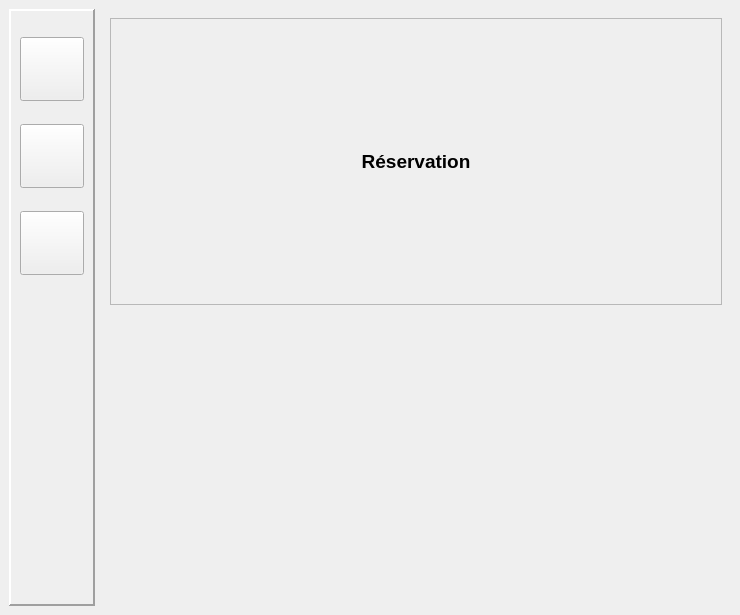
<?xml version="1.0" encoding="UTF-8"?>
<ui version="4.0">
 <class>MainWindow</class>
 <widget class="QMainWindow" name="MainWindow">
  <property name="geometry">
   <rect>
    <x>0</x>
    <y>0</y>
    <width>738</width>
    <height>615</height>
   </rect>
  </property>
  <property name="windowTitle">
   <string>Gestion resérvation</string>
  </property>
  <widget class="QWidget" name="centralwidget">
   <layout class="QHBoxLayout" name="horizontalLayout">
    <item>
     <widget class="QFrame" name="sideBar">
      <property name="sizePolicy">
       <sizepolicy hsizetype="Minimum" vsizetype="Preferred">
        <horstretch>0</horstretch>
        <verstretch>0</verstretch>
       </sizepolicy>
      </property>
      <property name="minimumSize">
       <size>
        <width>0</width>
        <height>0</height>
       </size>
      </property>
      <property name="frameShape">
       <enum>QFrame::Shape::Panel</enum>
      </property>
      <property name="frameShadow">
       <enum>QFrame::Shadow::Raised</enum>
      </property>
      <property name="lineWidth">
       <number>2</number>
      </property>
      <layout class="QVBoxLayout" name="verticalLayout_2">
       <item>
        <widget class="QPushButton" name="homeBtn">
         <property name="sizePolicy">
          <sizepolicy hsizetype="Fixed" vsizetype="Fixed">
           <horstretch>0</horstretch>
           <verstretch>0</verstretch>
          </sizepolicy>
         </property>
         <property name="minimumSize">
          <size>
           <width>64</width>
           <height>64</height>
          </size>
         </property>
         <property name="maximumSize">
          <size>
           <width>64</width>
           <height>64</height>
          </size>
         </property>
         <property name="text">
          <string/>
         </property>
         <property name="icon">
          <iconset resource="../../res/ressources.qrc">
           <normaloff>:/icons/icons/home.svg</normaloff>:/icons/icons/home.svg</iconset>
         </property>
         <property name="iconSize">
          <size>
           <width>32</width>
           <height>32</height>
          </size>
         </property>
        </widget>
       </item>
       <item>
        <widget class="QPushButton" name="bookingBtn">
         <property name="sizePolicy">
          <sizepolicy hsizetype="Fixed" vsizetype="Fixed">
           <horstretch>0</horstretch>
           <verstretch>0</verstretch>
          </sizepolicy>
         </property>
         <property name="minimumSize">
          <size>
           <width>64</width>
           <height>64</height>
          </size>
         </property>
         <property name="maximumSize">
          <size>
           <width>64</width>
           <height>64</height>
          </size>
         </property>
         <property name="text">
          <string/>
         </property>
         <property name="icon">
          <iconset resource="../../res/ressources.qrc">
           <normaloff>:/icons/icons/bookmark.svg</normaloff>:/icons/icons/bookmark.svg</iconset>
         </property>
         <property name="iconSize">
          <size>
           <width>32</width>
           <height>32</height>
          </size>
         </property>
        </widget>
       </item>
       <item>
        <widget class="QPushButton" name="listBtn">
         <property name="sizePolicy">
          <sizepolicy hsizetype="Fixed" vsizetype="Fixed">
           <horstretch>0</horstretch>
           <verstretch>0</verstretch>
          </sizepolicy>
         </property>
         <property name="minimumSize">
          <size>
           <width>64</width>
           <height>64</height>
          </size>
         </property>
         <property name="maximumSize">
          <size>
           <width>64</width>
           <height>64</height>
          </size>
         </property>
         <property name="text">
          <string/>
         </property>
         <property name="icon">
          <iconset resource="../../res/ressources.qrc">
           <normaloff>:/icons/icons/list.svg</normaloff>:/icons/icons/list.svg</iconset>
         </property>
         <property name="iconSize">
          <size>
           <width>32</width>
           <height>32</height>
          </size>
         </property>
        </widget>
       </item>
       <item>
        <spacer name="verticalSpacer">
         <property name="orientation">
          <enum>Qt::Orientation::Vertical</enum>
         </property>
         <property name="sizeType">
          <enum>QSizePolicy::Policy::Fixed</enum>
         </property>
         <property name="sizeHint" stdset="0">
          <size>
           <width>20</width>
           <height>300</height>
          </size>
         </property>
        </spacer>
       </item>
      </layout>
     </widget>
    </item>
    <item>
     <widget class="QStackedWidget" name="mainStack">
      <property name="currentIndex">
       <number>1</number>
      </property>
      <widget class="QWidget" name="welcomePage">
       <layout class="QVBoxLayout" name="verticalLayout_3">
        <item>
         <widget class="QFrame" name="frame_4">
          <property name="frameShape">
           <enum>QFrame::Shape::Box</enum>
          </property>
          <property name="frameShadow">
           <enum>QFrame::Shadow::Raised</enum>
          </property>
          <property name="lineWidth">
           <number>0</number>
          </property>
          <layout class="QGridLayout" name="gridLayout">
           <item row="2" column="2">
            <spacer name="spc_4">
             <property name="orientation">
              <enum>Qt::Orientation::Horizontal</enum>
             </property>
             <property name="sizeType">
              <enum>QSizePolicy::Policy::MinimumExpanding</enum>
             </property>
             <property name="sizeHint" stdset="0">
              <size>
               <width>101</width>
               <height>20</height>
              </size>
             </property>
            </spacer>
           </item>
           <item row="3" column="1">
            <spacer name="spc_2">
             <property name="orientation">
              <enum>Qt::Orientation::Vertical</enum>
             </property>
             <property name="sizeType">
              <enum>QSizePolicy::Policy::MinimumExpanding</enum>
             </property>
             <property name="sizeHint" stdset="0">
              <size>
               <width>20</width>
               <height>135</height>
              </size>
             </property>
            </spacer>
           </item>
           <item row="2" column="0">
            <spacer name="spc_3">
             <property name="orientation">
              <enum>Qt::Orientation::Horizontal</enum>
             </property>
             <property name="sizeType">
              <enum>QSizePolicy::Policy::MinimumExpanding</enum>
             </property>
             <property name="sizeHint" stdset="0">
              <size>
               <width>101</width>
               <height>20</height>
              </size>
             </property>
            </spacer>
           </item>
           <item row="1" column="1">
            <spacer name="spc">
             <property name="orientation">
              <enum>Qt::Orientation::Vertical</enum>
             </property>
             <property name="sizeType">
              <enum>QSizePolicy::Policy::Expanding</enum>
             </property>
             <property name="sizeHint" stdset="0">
              <size>
               <width>20</width>
               <height>135</height>
              </size>
             </property>
            </spacer>
           </item>
           <item row="2" column="1">
            <widget class="QFrame" name="frame">
             <property name="layoutDirection">
              <enum>Qt::LayoutDirection::LeftToRight</enum>
             </property>
             <property name="frameShape">
              <enum>QFrame::Shape::Panel</enum>
             </property>
             <property name="frameShadow">
              <enum>QFrame::Shadow::Raised</enum>
             </property>
             <property name="lineWidth">
              <number>0</number>
             </property>
             <layout class="QVBoxLayout" name="lyt">
              <property name="sizeConstraint">
               <enum>QLayout::SizeConstraint::SetMinimumSize</enum>
              </property>
              <item>
               <widget class="QLabel" name="logo">
                <property name="sizePolicy">
                 <sizepolicy hsizetype="Preferred" vsizetype="Preferred">
                  <horstretch>1</horstretch>
                  <verstretch>1</verstretch>
                 </sizepolicy>
                </property>
                <property name="minimumSize">
                 <size>
                  <width>256</width>
                  <height>256</height>
                 </size>
                </property>
                <property name="frameShape">
                 <enum>QFrame::Shape::Panel</enum>
                </property>
                <property name="frameShadow">
                 <enum>QFrame::Shadow::Raised</enum>
                </property>
                <property name="lineWidth">
                 <number>2</number>
                </property>
                <property name="text">
                 <string>&lt;html&gt;&lt;head/&gt;&lt;body&gt;&lt;p&gt;&lt;img src=&quot;:/images/images/logo_256.png&quot;/&gt;&lt;/p&gt;&lt;/body&gt;&lt;/html&gt;</string>
                </property>
                <property name="alignment">
                 <set>Qt::AlignmentFlag::AlignCenter</set>
                </property>
               </widget>
              </item>
              <item>
               <widget class="QLabel" name="logoLbl">
                <property name="minimumSize">
                 <size>
                  <width>0</width>
                  <height>64</height>
                 </size>
                </property>
                <property name="font">
                 <font>
                  <pointsize>16</pointsize>
                  <bold>true</bold>
                 </font>
                </property>
                <property name="text">
                 <string>TRANSPORT TERRESTRE</string>
                </property>
                <property name="alignment">
                 <set>Qt::AlignmentFlag::AlignCenter</set>
                </property>
               </widget>
              </item>
             </layout>
            </widget>
           </item>
           <item row="0" column="1">
            <widget class="QLabel" name="welcomeLbl">
             <property name="minimumSize">
              <size>
               <width>0</width>
               <height>64</height>
              </size>
             </property>
             <property name="font">
              <font>
               <pointsize>22</pointsize>
               <bold>true</bold>
              </font>
             </property>
             <property name="text">
              <string>GESTION DE RESERVATION</string>
             </property>
             <property name="textFormat">
              <enum>Qt::TextFormat::AutoText</enum>
             </property>
             <property name="alignment">
              <set>Qt::AlignmentFlag::AlignCenter</set>
             </property>
            </widget>
           </item>
          </layout>
         </widget>
        </item>
       </layout>
      </widget>
      <widget class="QWidget" name="bookingCreationPage">
       <layout class="QVBoxLayout" name="verticalLayout">
        <item>
         <widget class="QFrame" name="frame_2">
          <property name="sizePolicy">
           <sizepolicy hsizetype="Preferred" vsizetype="Minimum">
            <horstretch>0</horstretch>
            <verstretch>0</verstretch>
           </sizepolicy>
          </property>
          <property name="frameShape">
           <enum>QFrame::Shape::StyledPanel</enum>
          </property>
          <property name="frameShadow">
           <enum>QFrame::Shadow::Raised</enum>
          </property>
          <layout class="QVBoxLayout" name="verticalLayout_7">
           <item>
            <widget class="QLabel" name="label">
             <property name="sizePolicy">
              <sizepolicy hsizetype="Preferred" vsizetype="Minimum">
               <horstretch>0</horstretch>
               <verstretch>0</verstretch>
              </sizepolicy>
             </property>
             <property name="font">
              <font>
               <pointsize>14</pointsize>
               <bold>true</bold>
              </font>
             </property>
             <property name="text">
              <string>Réservation</string>
             </property>
             <property name="alignment">
              <set>Qt::AlignmentFlag::AlignCenter</set>
             </property>
            </widget>
           </item>
          </layout>
         </widget>
        </item>
        <item>
         <widget class="QWidget" name="BPContainer" native="true">
          <layout class="QVBoxLayout" name="verticalLayout_5"/>
         </widget>
        </item>
       </layout>
      </widget>
      <widget class="QWidget" name="bookingListPage">
       <layout class="QVBoxLayout" name="verticalLayout_4"/>
      </widget>
     </widget>
    </item>
   </layout>
  </widget>
 </widget>
 <resources>
  <include location="../../res/ressources.qrc"/>
 </resources>
 <connections/>
</ui>
